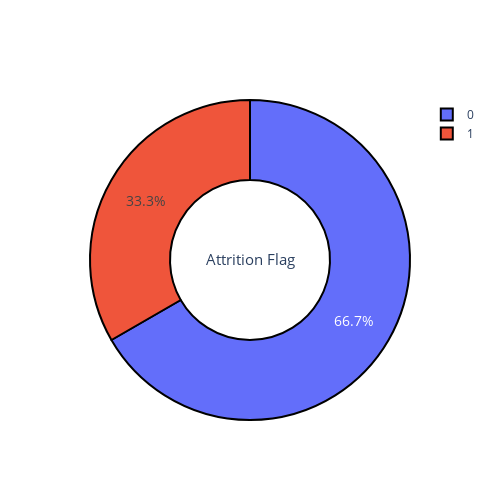

The cell this chart's notebook holds for it:
### Code cell
y_cnt_after = ou_train_y.value_counts()
trace = go.Pie(labels = y_cnt_after.index, 
               values = y_cnt_after.values,
               hoverinfo = 'percent+value+label',
               textinfo = 'percent',
               textposition = 'inside',
               textfont = dict(size=14),
               title = 'Attrition Flag',
               titlefont = dict(size=15),
               hole = 0.5,
               showlegend = True,
               marker = dict(line=dict(color='black',width=2)))
fig = go.Figure(data=[trace])
fig.update_layout(height=500, width=500)
fig.show()

### Figure 1 — Plotly figure (JSON) as saved in the notebook; plotly's stock layout.template omitted (floating-point values rounded to 4 significant figures)
{"data": [{"hole": 0.5, "hoverinfo": "percent+value+label", "labels": [0, 1], "marker": {"line": {"color": "black", "width": 2}}, "showlegend": true, "textfont": {"size": 14}, "textinfo": "percent", "textposition": "inside", "title": {"font": {"size": 15}, "text": "Attrition Flag"}, "type": "pie", "values": [5440, 2720]}], "layout": {"height": 500, "width": 500}}
